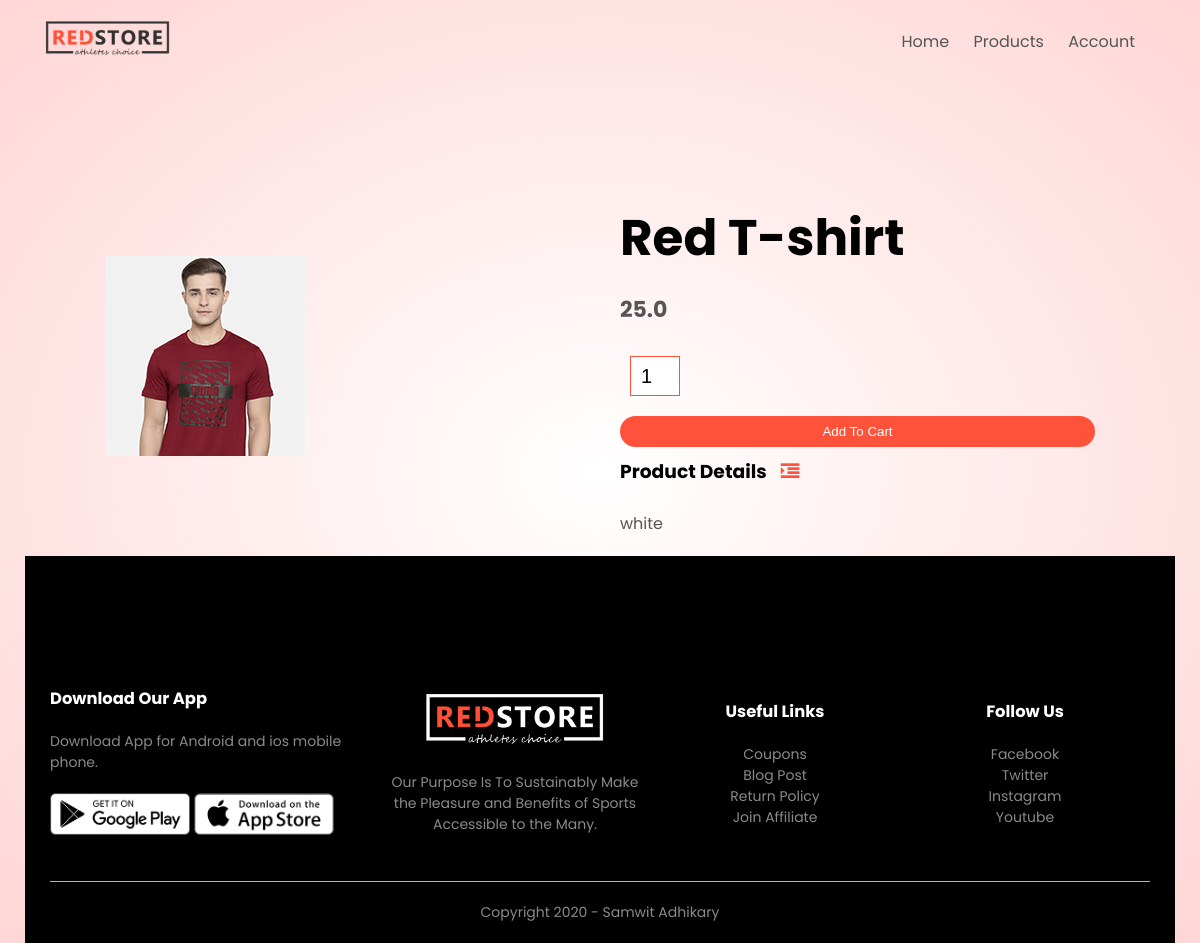
Screenshot of /details-page/1/ with the database file from the repository.
### prodect/models.py (models this page shows)
class Products(models.Model):
    LIVE=1
    DELETE=0
    DELETE_CHOICES=((LIVE,'live'),(DELETE,'delete'))
    name=models.CharField(max_length=30)
    price =models.FloatField(default=0)
    description=models.TextField(default=0)
    image=models.ImageField(upload_to='media/')
    priorty=models.IntegerField(default=0)
    delete_status=models.IntegerField(choices=DELETE_CHOICES,default=LIVE)
    def __str__(self) -> str:
        return self.name

### user/views.py (the view)
# urls.py: path('details-page/<int:pk>/', views.product_details,name='details-page'),
def product_details(request,pk):
    product = get_list_or_404(Products,pk=pk)
    print('iage',product)
    return render(request,'product_details.html',{'product':product})

### templates/product_details.html (shortened to what this page needs)
{% extends "nav.html" %}
{% block content %}
{% load static %}
    <div class="small-container single-product">
        {% for product in product  %}
        <div class="row">
            <div class="col-2">
                <img src="{{product.image.url}}">
            </div>
            <div class="col-2">
                <h1>{{product.name}}</h1>
                <h4>{{product.price}}</h4>
                <form method="post" action="{% url "addtocart" %}" enctype="multipart/form-data">
                    <input type="number" name="quantity" value="1">
                    <button tyoe="submit" class="btn">Add To Cart</button>
                </form>
                <h3>Product Details <i class="fa fa-indent"></i></h3>
                <br>
                <p>{{product.description}}</p>
            </div>
        </div>
        {% endfor %}
    </div>
</body>
{% endblock content %}

### static/css/style.css (style rules this page uses)
* { margin: 0; padding: 0; box-sizing: border-box; }
body { font-family: 'Poppins', sans-serif; }
p { color: #555; }
.row { display: flex; align-items: center; flex-wrap: wrap; justify-content: space-around; }
.col-2 { flex-basis: 50%; min-width: 300px; }
.col-2 img { max-width: 100%; padding: 50px 0; }
.col-2 h1 { font-size: 50px; line-height: 60px; margin: 25px 0; }
.btn { display: inline-block; background: #ff523b; color: white; padding: 8px 30px; margin: 30px 0; border-radius: 30px; transition: background 0.5s; }
.header .row { margin-top: 70px; }
.small-container { max-width: 1080px; margin: auto; padding-left: 25px; padding-right: 25px; }
h4 { color: #555; font-weight: normal; }
.single-product { margin-top: 80px; }
.single-product .col-2 img { padding: 0; }
.single-product .col-2 { padding: 20px; }
.single-product h4 { margin: 20px 0; font-size: 22px; font-weight: bold; }
.single-product input { width: 50px; height: 40px; padding-left: 10px; font-size: 20px; margin-left: 10px; border: 1px solid #ff523b; margin-right: 10px; }
.single-product .fa { color: #ff523b; margin-left: 10px; }
form input { width: 100%; height: 30px; margin: 10px 0; padding: 0 10px; border: 1px solid #ccc; }
form .btn { width: 100%; border: none; cursor: pointer; margin: 10px 0; }

### rows the page displays
Products: image (picture), name "Red T-shirt", price "25.0", description "white"
